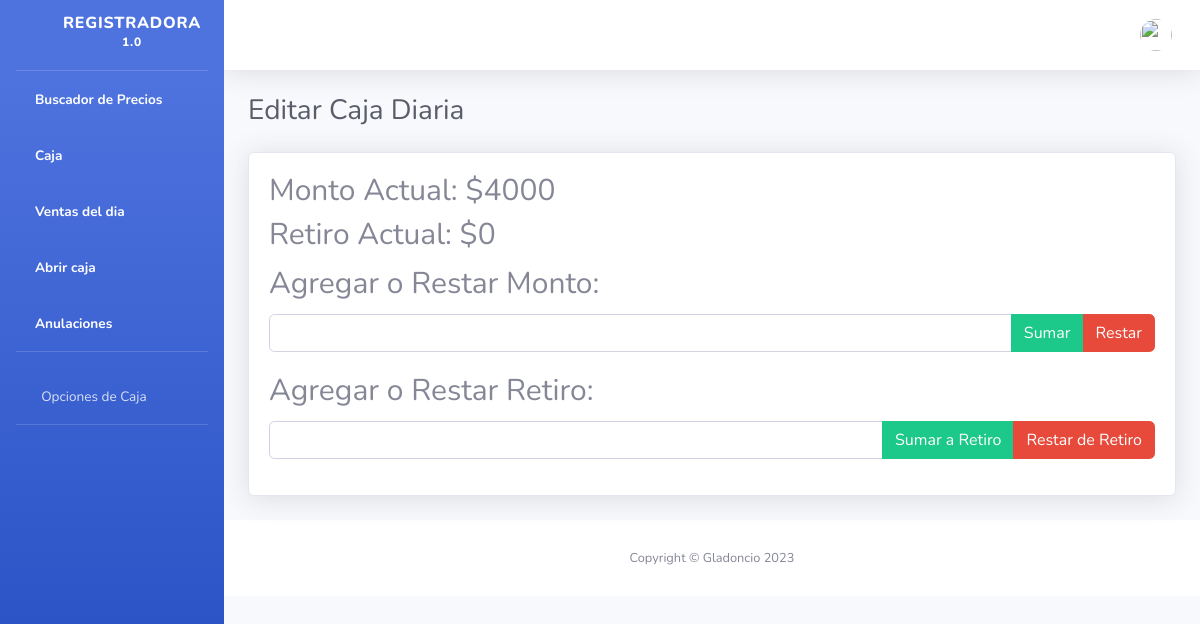
Before: /editar-caja-diaria/ with the older database file.
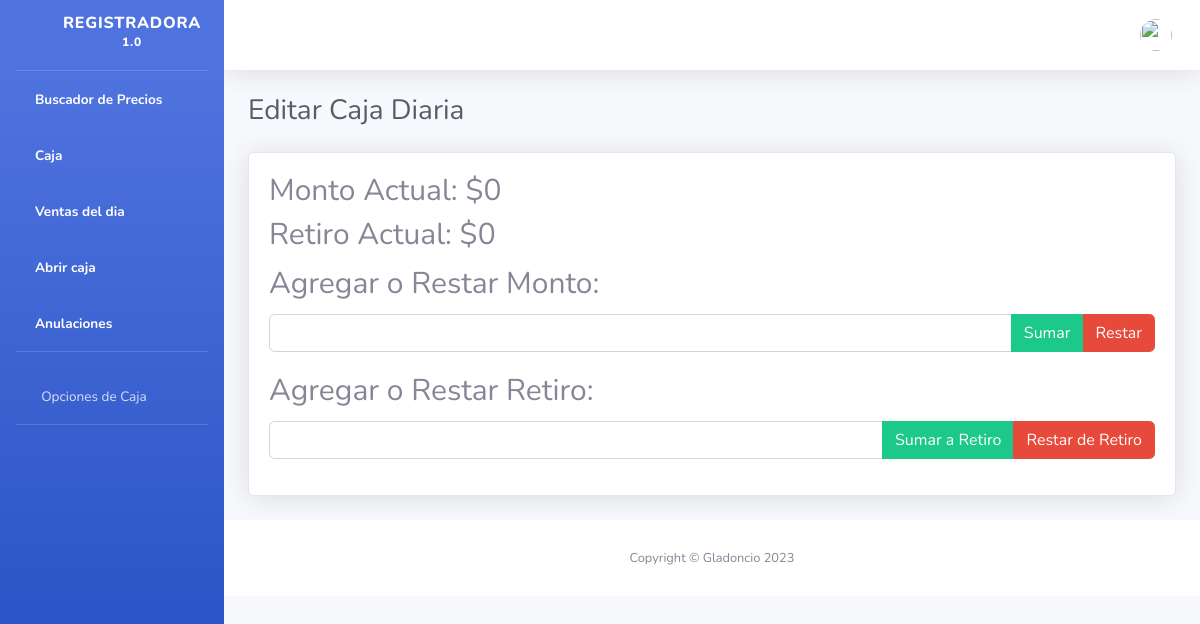
After: the same page with the newer database file.
### core/models.py (models this page shows, shortened)
class CajaDiaria(models.Model):
    id = models.AutoField(primary_key=True)
    monto = models.DecimalField(max_digits=10, decimal_places=2,default=0.0)
    retiro = models.DecimalField(max_digits=10, decimal_places=2, default=0.0)

class Configuracion(models.Model):
    id = models.AutoField(primary_key=True)
    decimales = models.PositiveIntegerField(default=2)
    clave_anulacion = models.CharField(max_length=20)
    idioma = models.CharField(max_length=20)
    imprimir_opciones = (
        ('no', 'No imprimir'),
        ('con_corte', 'Imprimir con corte'),
        ('sin_corte', 'Imprimir sin corte'),
    )
    tipo_de_venta = (
        ('1', 'No registrar Stock'),
        ('2', 'Registrar Stock con Descuento'),
        ('3', 'Registrar el stock de las ventas'),
    )
    imprimir = models.CharField(max_length=20, choices=imprimir_opciones, default='no')
    tipo_venta = models.CharField(max_length=20, choices=tipo_de_venta, default='1')
    porcentaje_iva = models.DecimalField(max_digits=5, decimal_places=2, default=0.0)
    tamano_letra = models.PositiveIntegerField(default=10)  # Ejemplo: tamaño de letra por defecto de 10 puntos

### core/views.py (the view)
# urls.py: path('editar-caja-diaria/', views.editar_monto_caja_diaria, name='editar_caja_diaria'),
def editar_monto_caja_diaria(request):
    caja_diaria, created = CajaDiaria.objects.get_or_create(id=1, defaults={'monto': 0.0, 'retiro': 0.0})
    if request.method == 'POST':
        monto_anterior = caja_diaria.monto
        retiro_anterior = caja_diaria.retiro
        operacion = request.POST.get('operacion', None)
        if operacion == 'sumar':
            monto_a_sumar = Decimal(request.POST.get('monto', 0))
            caja_diaria.monto += monto_a_sumar
        elif operacion == 'restar':
            monto_a_restar = Decimal(request.POST.get('monto', 0))
            if monto_a_restar <= caja_diaria.monto:
                caja_diaria.monto -= monto_a_restar
            else:
                messages.error(request, 'No puedes restar más de lo que tienes disponible en la caja.')
        if operacion == 'sumar_retiro':
            retiro_a_sumar = Decimal(request.POST.get('retiro', 0))
            caja_diaria.retiro += retiro_a_sumar
        elif operacion == 'restar_retiro':
            retiro_a_restar = Decimal(request.POST.get('retiro', 0))
            if retiro_a_restar <= caja_diaria.retiro:
                caja_diaria.retiro -= retiro_a_restar
            else:
                messages.error(request, 'No puedes restar más de lo que tienes disponible en el retiro.')
        if caja_diaria.retiro < 0:
            caja_diaria.retiro = 0
        caja_diaria.save()
        return redirect('editar_caja_diaria')  # Reemplaza 'nombre_de_la_vista' con el nombre de la vista a la que deseas redirigir después de la edición.
    else:
        form = CajaDiariaForm(instance=caja_diaria)
    return render(request, 'editar_caja_diaria.html', {'form': form})

### core/forms.py
class CajaDiariaForm(forms.ModelForm):
    class Meta:
        model = CajaDiaria
        fields = ['monto', 'retiro']  # Lista los campos que deseas editar en el formulario

### core/funciones.py (called while the page is built, shortened)
def verificar_actualizacion(request):
    context = {'actualizado' : "si"}
    actualizacion = ActualizacionModel.objects.first()
    return context

### core/global.py (called while the page is built)
def variables_globales(request):
    configuracion = Configuracion.objects.first()  # Suponiendo que tienes una única configuración
    context = {'configuracion' : configuracion}
    return context

### core/templates/editar_caja_diaria.html (shortened to what this page needs)
{% extends 'base/nav.html' %}
{% block body %}
<div class="container-fluid">
    <h1 class="h3 mb-4 text-gray-800">Editar Caja Diaria</h1>
    <div class="row">
        <div class="col-lg-12">
            <div class="card shadow mb-4">
                <div class="card-body">
                    <h2 class="resize-text">Monto Actual: ${{ form.instance.monto|floatformat:configuracion.decimales  }}</h2>
                    <h2 class="resize-text">Retiro Actual: ${{ form.instance.retiro|floatformat:configuracion.decimales  }}</h2>
                    <form method="post">
                        <div class="form-group resize-text">
                            <label for="monto">Agregar o Restar Monto:</label>
                            <div class="input-group">
                                <input type="number" id="monto" name="monto" class="form-control" min="0" step="0.01">
                                <div class="input-group-append">
                                    <button type="submit" name="operacion" value="sumar" class="btn btn-success">Sumar</button>
                                    <button type="submit" name="operacion" value="restar" class="btn btn-danger">Restar</button>
                                </div>
                            </div>
                        </div>
                    </form>
                    <form method="post">
                        <div class="form-group resize-text">
                            <label for="retiro">Agregar o Restar Retiro:</label>
                            <div class="input-group">
                                <input type="number" id="retiro" name="retiro" class="form-control" min="0" step="0.01">
                                <div class="input-group-append">
                                    <button type="submit" name="operacion" value="sumar_retiro" class="btn btn-success">Sumar a Retiro</button>
                                    <button type="submit" name="operacion" value="restar_retiro" class="btn btn-danger">Restar de Retiro</button>
                                </div>
                            </div>
                        </div>
                    </form>
                </div>
            </div>
        </div>
    </div>
</div>
{% include 'base/footer.html' %}
{% endblock %}

Changed rows visible on the page:
changed CajaDiaria: instance.monto "4000" → "0"
